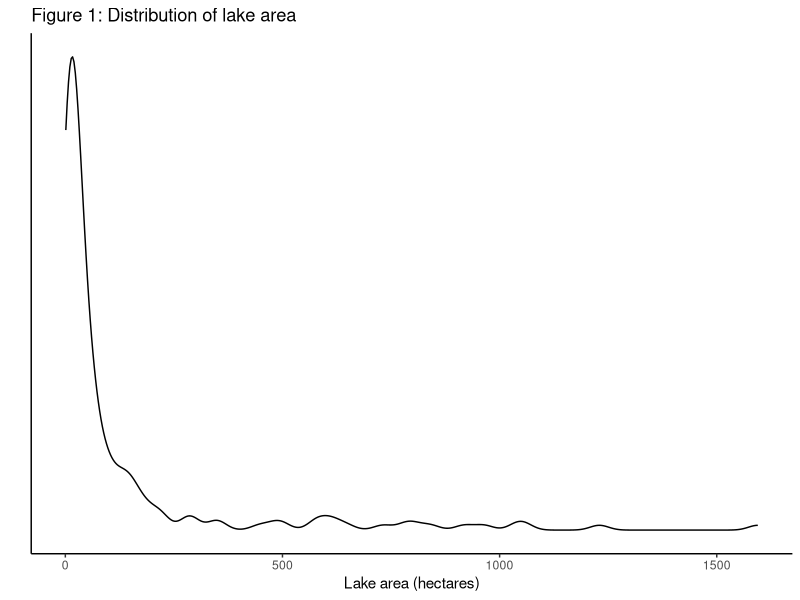
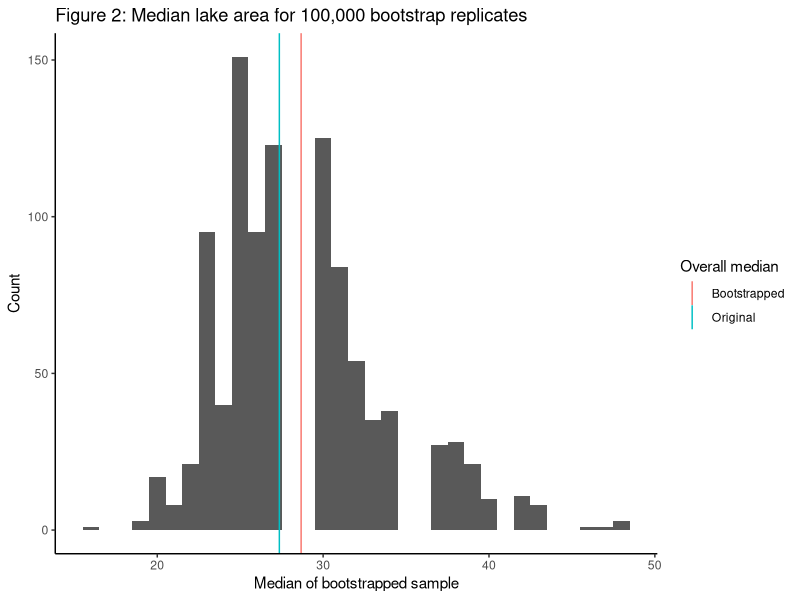
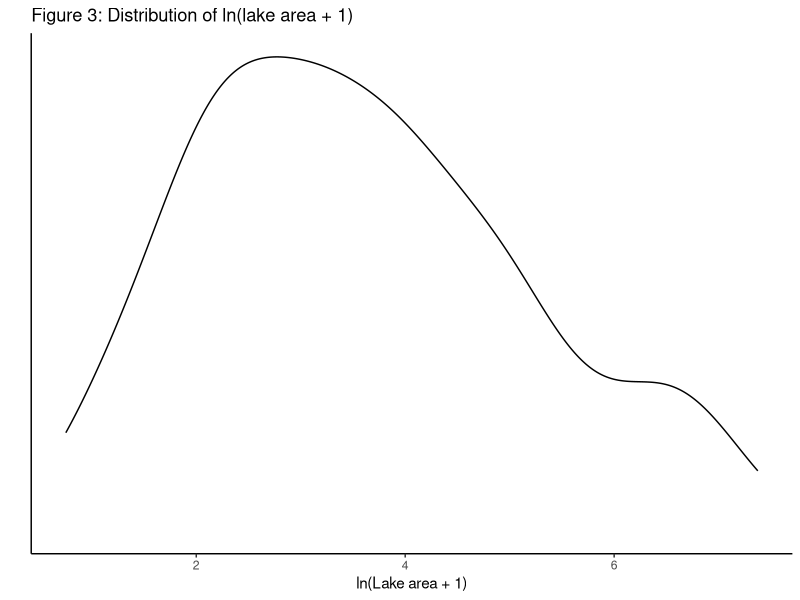

Recreate these plots in R, in order.
## ---- chunk 1
library(boot)
library(ggplot2)
data <- read.table("emap.build08.txt", header = TRUE)
## ---- chunk 2
ggplot(data, aes(x = LK.HA)) + 
  geom_density() +
  labs(title = paste0("Figure 1: Distribution of lake area"), 
       x = "Lake area (hectares)", 
       y = "") +
  theme_classic() +
  theme(axis.text.y = element_blank(),
        axis.ticks.y = element_blank())
## ---- chunk 3
count <- 1000
get_median <- function(data, index) median(data[index])
boot_info <- boot(data$LK.HA, get_median, count)
boot_info
original_median <- median(data$LK.HA)
boot_median <- mean(boot_info$t)
boot_bias <- boot_median - original_median
## ---- chunk 4
graph_data <- data.frame(median = boot_info$t)
vline_data <- data.frame(label = c("Original", "Bootstrapped"),
                         value = c(original_median, boot_median))
ggplot(graph_data, aes(x = median)) +
  geom_histogram(binwidth = 1) +
  geom_vline(data = vline_data,
             aes(xintercept = value, color = label),
             show_guide = TRUE) +
  labs(title = "Figure 2: Median lake area for 100,000 bootstrap replicates", 
       x = "Median of bootstrapped sample", 
       y = "Count", 
       color = "Overall median") +
  theme_classic()
## ---- chunk 5
boot.ci(boot_info, type = c("perc", "bca"))
## ---- chunk 6
log_lake_area <- log(data$LK.HA + 1)
error <- qnorm(0.975)*sd(log_lake_area)/sqrt(length(log_lake_area))
ci <-  c(mean(log_lake_area) - error, mean(log_lake_area) + error)
exp(1)^ci - 1
## ---- chunk 7
data$LK.HA <- log(data$LK.HA + 1)
ggplot(data, aes(x = LK.HA)) + 
  geom_density() +
  labs(title = paste0("Figure 3: Distribution of ln(lake area + 1)"), 
       x = "ln(Lake area + 1)", 
       y = "") +
  theme_classic() +
  theme(axis.text.y = element_blank(),
        axis.ticks.y = element_blank())
